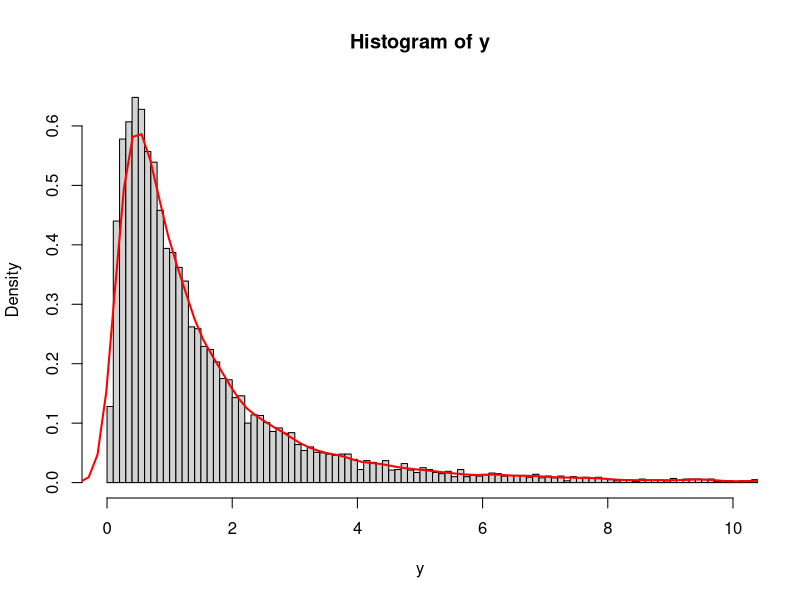

Here is the R script that generated this plot:
n <- 10000

x <- rnorm(n)

y <- exp(x)

hist(y,breaks = 1000, xlim=c(0,10), prob=TRUE) #Draw a histogram

lines(density(y), col="red", lwd=2) #Compare with the Probability Density Function

#Zhetessov Nur